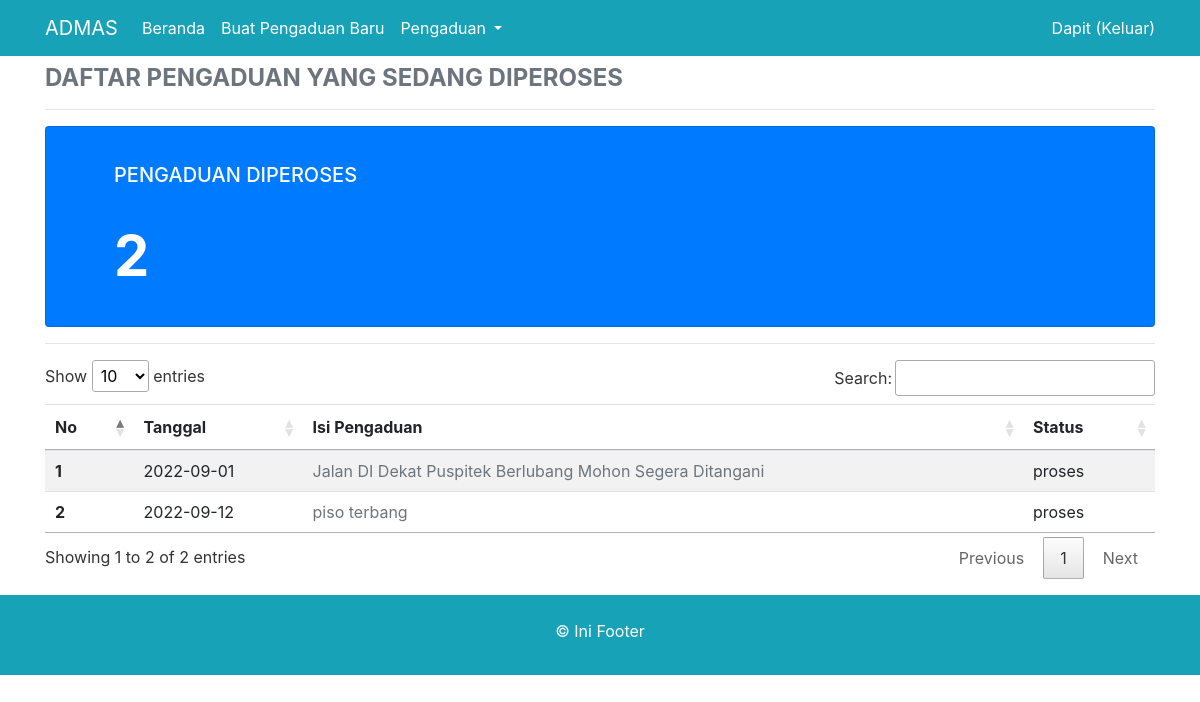
Page /tampil_halaman_proses.php (signed in) on the committed database.
### tables this page shows
CREATE TABLE `pengaduan` (
  `id_pengaduan` int(11) NOT NULL,
  `tgl_pengaduan` date NOT NULL,
  `nik` varchar(16) NOT NULL,
  `isi_laporan` text NOT NULL,
  `foto` varchar(255) NOT NULL,
  `status` enum('0','proses','selesai') NOT NULL
);

### tampil_halaman_proses.php (the view, shortened to what this page needs)
<?php
if (!empty($_SESSION['nik_login'])) {
    include 'header.php';
    include 'conn.php';
    $nik_login  = $_SESSION['nik_login'];
    $level      = $_SESSION['level'];
    if ($level == 'masyarakat') {
        $sql_pros_all      = "SELECT * FROM pengaduan WHERE nik = '$nik_login' and status = 'proses'";
        $eksekusi_pros_all = mysqli_query($conn, $sql_pros_all);
        $jml_pros_all      = mysqli_num_rows($eksekusi_pros_all);
    } else {
        $sql_pros_all      = "SELECT * FROM pengaduan WHERE status = 'proses'";
        $eksekusi_pros_all = mysqli_query($conn, $sql_pros_all);
        $jml_pros_all      = mysqli_num_rows($eksekusi_pros_all);
    }
    include 'navigasi.php';
?>
    <div class="container">
        <h4 class="text-uppercase font-weight-bold text-secondary mt-2">daftar pengaduan yang sedang diperoses</h4>
        <hr>
        <div class="card bg-primary mr-3" style="width: 100%;">
            <div class="card-body">
                <h5 class="card-title text-uppercase ml-5 mt-3 text-white">Pengaduan Diperoses</h5>
                <div class="display-4 font-weight-bold pt-4 ml-5 mb-3 text-white"><?php echo $jml_pros_all; ?></div>
            </div>
        </div>
        <hr>
        <table class="table table-striped mt-5 table-hover data">
            <thead>
                <tr>
                    <th scope="col">No</th>
                    <th scope="col">Tanggal</th>
                    <th scope="col">Isi Pengaduan</th>
                    <th scope="col">Status</th>
                </tr>
            </thead>
            <tbody>
                <?php
                $no = 1;
                while ($data = mysqli_fetch_array($eksekusi_pros_all)) {
                ?>
                    <tr>
                        <th scope="row"><?php echo $no++; ?></th>
                        <td><?php echo $data['tgl_pengaduan']; ?></td>
                        <td> <a href="pengaduan_detail.php?id_pengaduan=<?php echo $data['id_pengaduan'] ?>" class="text-secondary"><?php echo $data['isi_laporan']; ?></a></td>
                        <td><?php echo $data['status']; ?></td>
                    </tr>
                <?php } ?>
            </tbody>
        </table>
    </div>
    <div class="bg-info text-white pt-4 pb-3 mt-3">
        <div class="container text-center">
            <p>&copy Ini Footer</p>
        </div>
    </div>
<?php
    include 'footer.php';
} else {
    header('location:form_login.php');
}
?>

### rows in the picture
pengaduan: tgl_pengaduan "2022-09-01", isi_laporan "Jalan DI Dekat Puspitek Berlubang Mohon Segera Ditangani", status "proses"
pengaduan: tgl_pengaduan "2022-09-12", isi_laporan "piso terbang", status "proses"

### other values in the picture
$nama_login "Dapit"
$jml_pros_all "2"
